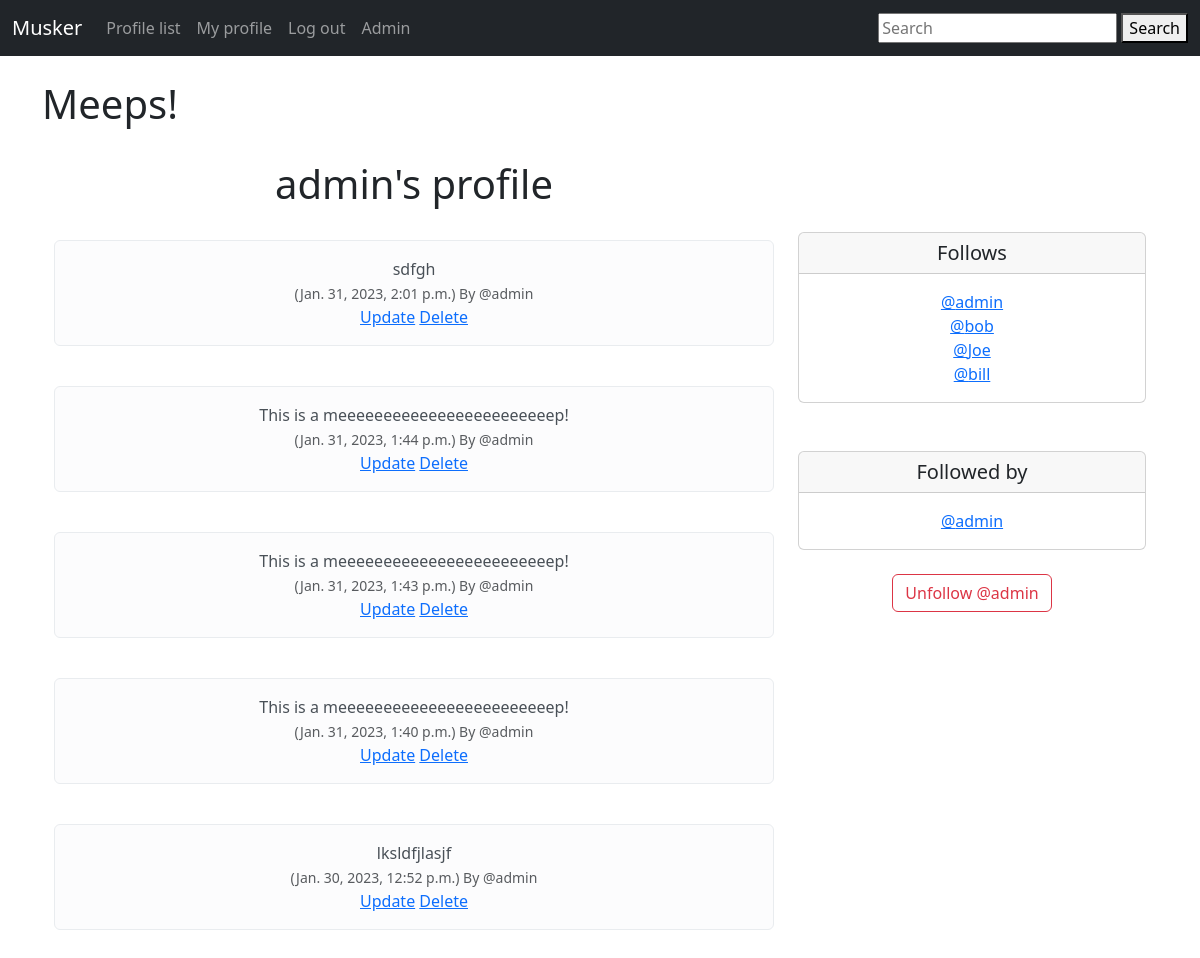
/profile/1 (signed in), run on an earlier commit of the app's database.
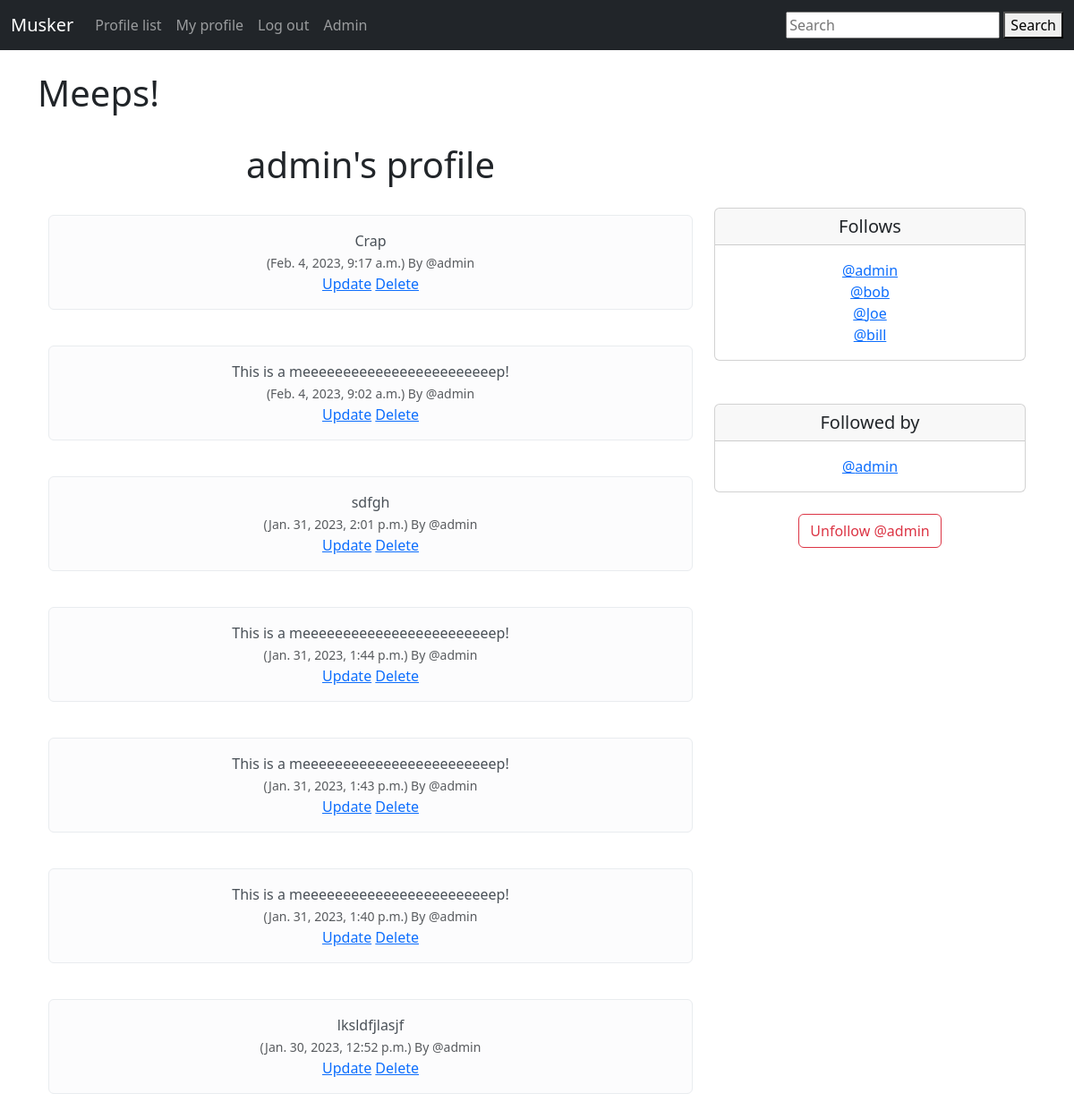
And on a later commit of the database.
### musker/models.py (models this page shows, shortened)
class Profile(models.Model):
    user = models.OneToOneField(User, on_delete=models.CASCADE)
    follows = models.ManyToManyField('self', related_name='followed_by', symmetrical=False, blank=True)
    date_modified = models.DateTimeField(User, auto_now=True)
    def __str__(self):
        return self.user.username

class Meep(models.Model):
    user = models.ForeignKey(User, related_name='meeps', on_delete=models.DO_NOTHING)
    body = models.CharField(max_length=200)
    created_at = models.DateTimeField(auto_now_add=True)

### musker/views.py (the view, shortened to what this page needs)
# urls.py: path('profile/<int:pk>', views.profile, name='profile'),
def profile(request, pk):
    if request.user.is_authenticated:
        profile = Profile.objects.get(user_id=pk)
        meeps = Meep.objects.filter(user_id=pk).order_by('-created_at')
        return render(request, 'profile.html', {
            'profile': profile,
            'meeps': meeps
        })
    else:
        messages.warning(request, 'You must be logged in to view this page.')
        return redirect('home')

### musker/templates/profile.html (shortened to what this page needs)
{% extends 'base.html' %}
{% block content %}
<html lang="en">
<head>
</head>
<body>
    {% if profile %}
        <h1>Meeps!</h1>
        <br>
    <div class="container text-center">
        <div class="row">
            <div class="col-8">
                <h1>{{ profile.user.username }}'s profile</h1>
                <br>
                <div>
                    {% if meeps %}
                        {% for meep in meeps %}
                            <div class="alert alert-light" role="alert">
                              {{ meep.body }}<br/>
                              <small class="text-muted">
                                ({{ meep.created_at}}) By
                                @{{ meep.user.username }}
                              </small>
                                <br>
                            {% if request.user == meep.user %}
                                <a href="{% url 'update' meep.pk  %}">Update</a>
                                <a href="{% url 'delete' meep.pk  %}">Delete</a>
                            {% endif %}
                            </div>
                            <br>
                        {% endfor %}
                    {% endif %}
                </div>
            </div>
            <div class="col-4">
                <br><br><br>
                <div class="card">
                  <h5 class="card-header">Follows</h5>
                  <div class="card-body">
                    <p class="card-text">
                        {% for following in profile.follows.all %}
                            <a href="{% url 'profile' following.user.id %}"> @{{ following }}</a><br>
                        {% endfor %}</p>
                  </div>
                </div>
                <br><br>
                <div class="card">
                  <h5 class="card-header">Followed by</h5>
                  <div class="card-body">
                    <p class="card-text">
                        {% for following in profile.followed_by.all %}
                            <a href="{% url 'profile' following.user.id %}"> @{{ following }}</a>
                        {% endfor %}
                    </p>
                  </div>
                </div>
                <br>
                <form method="post">
                    {% if profile in user.profile.follows.all %}
                        <button class="btn btn-outline-danger" name="follow" value="unfollow" type="submit">
                            Unfollow @{{ profile.user.username|lower }}
                        </button>
                    {% else %}
                        <button class="btn btn-outline-success" name="follow" value="follow" type="submit">
                            Follow @{{ profile.user.username|lower }}
                        </button>
                    {% endif %}
                </form>
            </div>
        </div>
    </div>
    {% endif %}
</body>
</html>
{% endblock %}

### musker/templates/base.html (shortened to what this page needs)
<!doctype html>
<html lang="en">
  <head>
    <link href="https://cdn.jsdelivr.net/npm/bootstrap@5.3.0-alpha1/dist/css/bootstrap.min.css" rel="stylesheet">
  </head>
  <body>
    {% include 'navbar.html' %}
    <br>
    <div class="container">
      {% block content %}
      {% endblock %}
    </div>
  </body>
</html>

### musker/templates/navbar.html (shortened to what this page needs)
<nav class="navbar navbar-expand-lg navbar-dark bg-dark">
  <div class="container-fluid">
    <a class="navbar-brand" href="{% url 'home' %}">Musker</a>
    <div class="collapse navbar-collapse" id="navbarSupportedContent">
      <ul class="navbar-nav me-auto mb-2 mb-lg-0">
        <li class="nav-item">
          <a class="nav-link" href="{% url 'profile_list' %}">Profile list</a>
        </li>
        {% if user.is_authenticated %}
          <li class="nav-item">
            <a class="nav-link" href="{% url 'profile' request.user.id %}">My profile</a>
          </li>
          <li class="nav-item">
            <a class="nav-link" href="{% url 'logout' %}">Log out</a>
          </li>
          {% if user.is_superuser %}
          <li class="nav-item">
            <a class="nav-link" href="{% url 'admin:index' %}">Admin</a>
          </li>
          {% endif %}
        {% endif %}
      </ul>
        <form class="search" method="POST" action="{% url 'search' %}">
            <input type="text" name="q" value="{{ request.POST.q }}" placeholder="Search" required />
            <button type="submit">Search</button>
        </form>
    </div>
  </div>
</nav>

What changed in the data, as far as the page shows it:
added Meep: body "Crap", created_at "Feb. 4, 2023, 9:17 a.m.", user.username "admin", shows "Update"
added Meep: body "This is a meeeeeeeeeeeeeeeeeeeeeeeep!", created_at "Feb. 4, 2023, 9:02 a.m.", user.username "admin", shows "Update"
